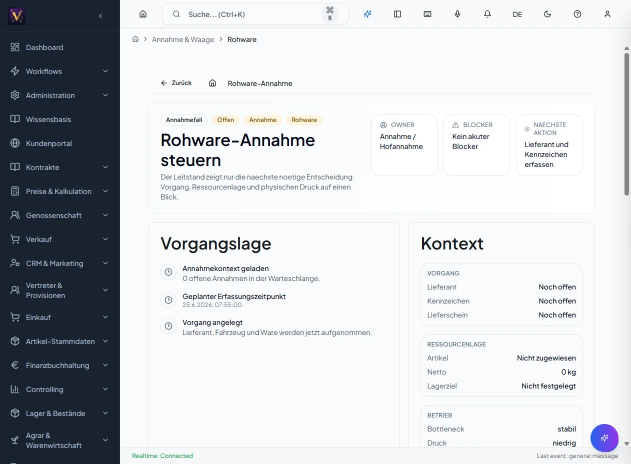
#> input picture 3.0.0/benutzerhandbuch/img/annahme-rohware.webp, 1261 x 928 px (shown at 1/2 size)
$ python -i ocr-pipeline.py   (imports and definitions only)
#> lines starting #> are read from the running program, lines starting #| are printed output that depends on the picture; after the words box and inside, x2 and y2 are one past the last pixel; in counts of white or black regions, pixels touching at a corner belong together
#!/usr/bin/env python3
"""
L3-Masken OCR-Pipeline

Extrahiert Feldnamen und UI-Elemente aus L3-Screenshots mittels Tesseract OCR.
Verwendet image_to_data() für Bounding Boxes und intelligente Feld-Zuordnung.
"""

import sys
from pathlib import Path
from typing import Dict, List, Any, Tuple, Optional
import json

try:
    import pytesseract
    from PIL import Image, ImageEnhance, ImageFilter
    import cv2
    import numpy as np
    DEPS_AVAILABLE = True
except ImportError as e:
    DEPS_AVAILABLE = False
    IMPORT_ERROR = str(e)


class L3MaskOCR:
    """OCR-basierte Feldextraktion aus L3-Screenshots"""

    def __init__(self, tesseract_path: Optional[str] = None):
        """
        Args:
            tesseract_path: Pfad zu tesseract.exe (optional)
        """
        if not DEPS_AVAILABLE:
            raise ImportError(
                f"OCR-Dependencies nicht verfügbar: {IMPORT_ERROR}\n"
                "Installieren Sie: pip install pytesseract pillow opencv-python\n"
                "Tesseract Binary: https://github.com/UB-Mannheim/tesseract/wiki"
            )

        if tesseract_path:
            pytesseract.pytesseract.tesseract_cmd = tesseract_path

        self.confidence_threshold = 60  # Min. OCR-Confidence

    def preprocess_image(self, img: Image.Image) -> Image.Image:
        """
        Preprocessing für bessere OCR-Ergebnisse:
        - Graustufen-Konvertierung
        - Kontrast-Erhöhung
        - Schärfung
        - Rauschreduzierung
        """
        # Convert PIL Image to OpenCV format
        img_cv = cv2.cvtColor(np.array(img), cv2.COLOR_RGB2BGR)
#> img_cv is the input picture: shape (928, 1261, 3); mean B, G, R 209.6, 205.9, 202.5

        # Graustufen
        gray = cv2.cvtColor(img_cv, cv2.COLOR_BGR2GRAY)

        # Kontrast erhöhen (CLAHE)
        clahe = cv2.createCLAHE(clipLimit=2.0, tileGridSize=(8,8))
        enhanced = clahe.apply(gray)
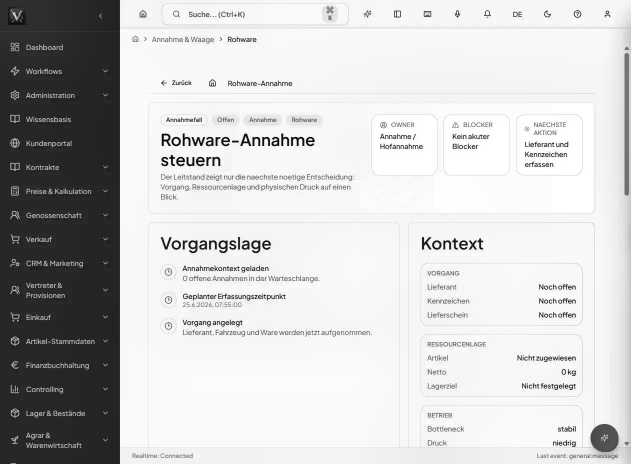
#> enhanced: shape (928, 1261) (shown at 1/2 size); min 1, max 255, mean 202.8

        # Bilateral Filter (Rauschreduzierung, Kanten behalten)
        denoised = cv2.bilateralFilter(enhanced, 9, 75, 75)

        # Schwellwert-Anpassung (Adaptive Thresholding)
        thresh = cv2.adaptiveThreshold(
            denoised, 255,
            cv2.ADAPTIVE_THRESH_GAUSSIAN_C,
            cv2.THRESH_BINARY, 11, 2
        )
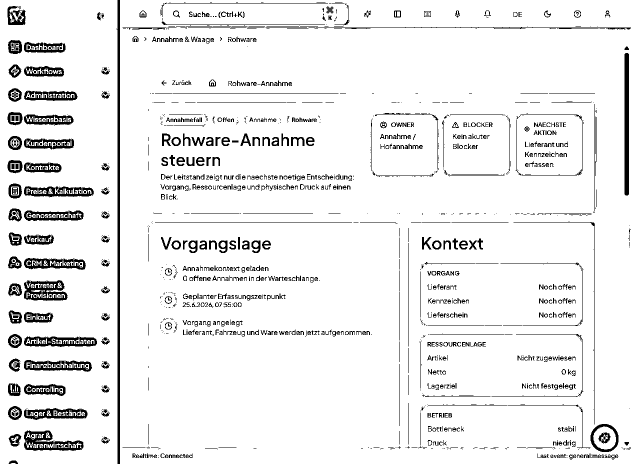
#> thresh: shape (928, 1261) (shown at 1/2 size); 92.8% white; 1505 black regions (738 under 20 px), largest, box (x1, y1, x2, y2) and area: (233, 0, 240, 928) 4643, (1249, 106, 1258, 391) 2553, (48, 861, 167, 902) 2300

        # Convert back to PIL
        return Image.fromarray(thresh)

    # [259 lines left out: functions extract_fields, parse_ui_fields, _find_field_right_of_label, _detect_field_type, _looks_like_date, extract_tabs and 3 more, not called in this run]


# [2 lines not run here, left out]

>>> import cv2
>>> picture = cv2.cvtColor(cv2.imread('../../../../3.0.0/benutzerhandbuch/img/annahme-rohware.webp'), cv2.COLOR_BGR2RGB)
>>> result = L3MaskOCR().preprocess_image(picture)

$ run again, on 3.0.0/benutzerhandbuch/img/einkauf-bestellungen.webp
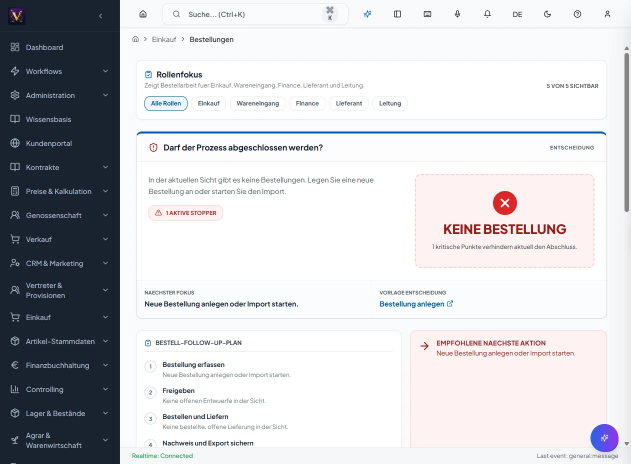
#> input picture 3.0.0/benutzerhandbuch/img/einkauf-bestellungen.webp, 1261 x 928 px (shown at 1/2 size)
#> in preprocess_image, img_cv is the input picture: shape (928, 1261, 3); mean B, G, R 208.8, 205.4, 204.7
#> in preprocess_image, `gray = cv2.cvtColor(img_cv, cv2.COLOR_BGR2GRAY)`:
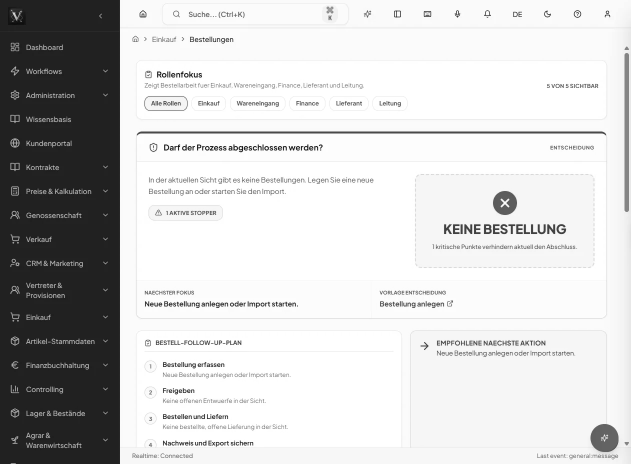
#> gray: shape (928, 1261) (shown at 1/2 size); min 9, max 255, mean 205.7
#> in preprocess_image, `thresh = cv2.adaptiveThreshold( denoised, 255, cv2.ADAPTIVE_THRESH_GAU..`:
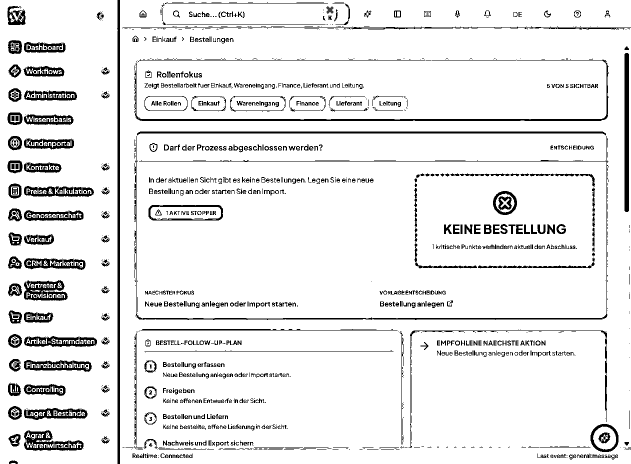
#> thresh: shape (928, 1261) (shown at 1/2 size); 91.3% white; 1498 black regions (685 under 20 px), largest, box (x1, y1, x2, y2) and area: (269, 272, 1217, 640) 4994, (234, 0, 240, 928) 4640, (269, 120, 1217, 242) 4537

$ run again, on 3.0.0/benutzerhandbuch/img/einstieg-dashboard.webp
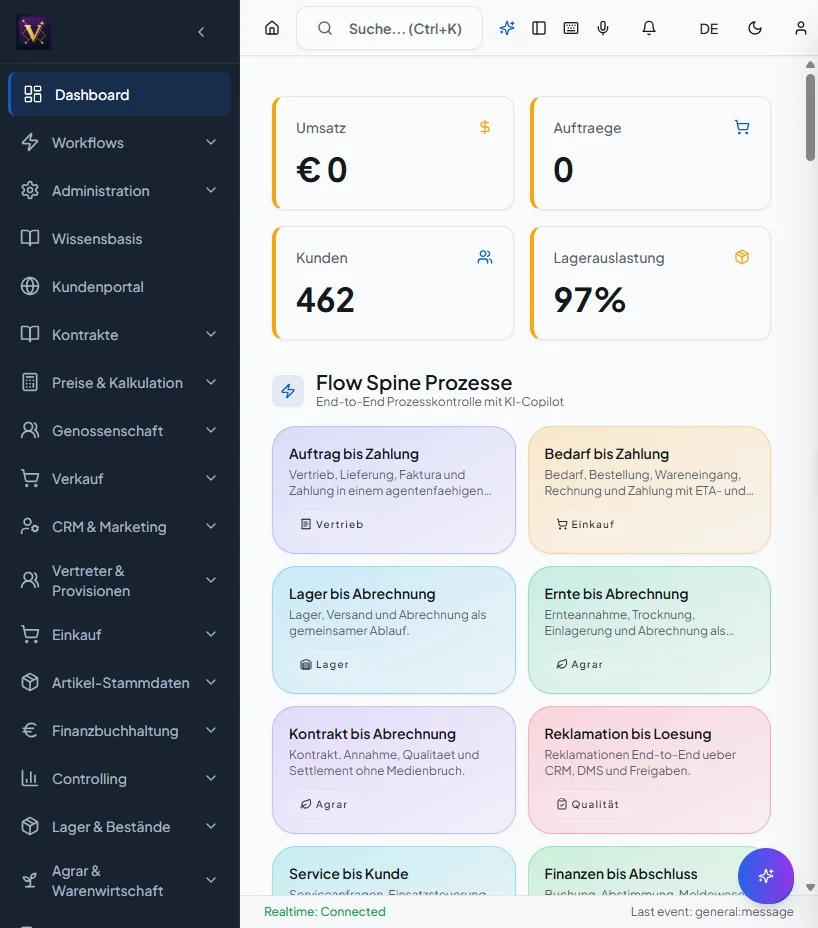
#> input picture 3.0.0/benutzerhandbuch/img/einstieg-dashboard.webp, 818 x 928 px
#> in preprocess_image, img_cv is the input picture: shape (928, 818, 3); mean B, G, R 185, 179.1, 174.6
#> in preprocess_image, `enhanced = clahe.apply(gray)`:
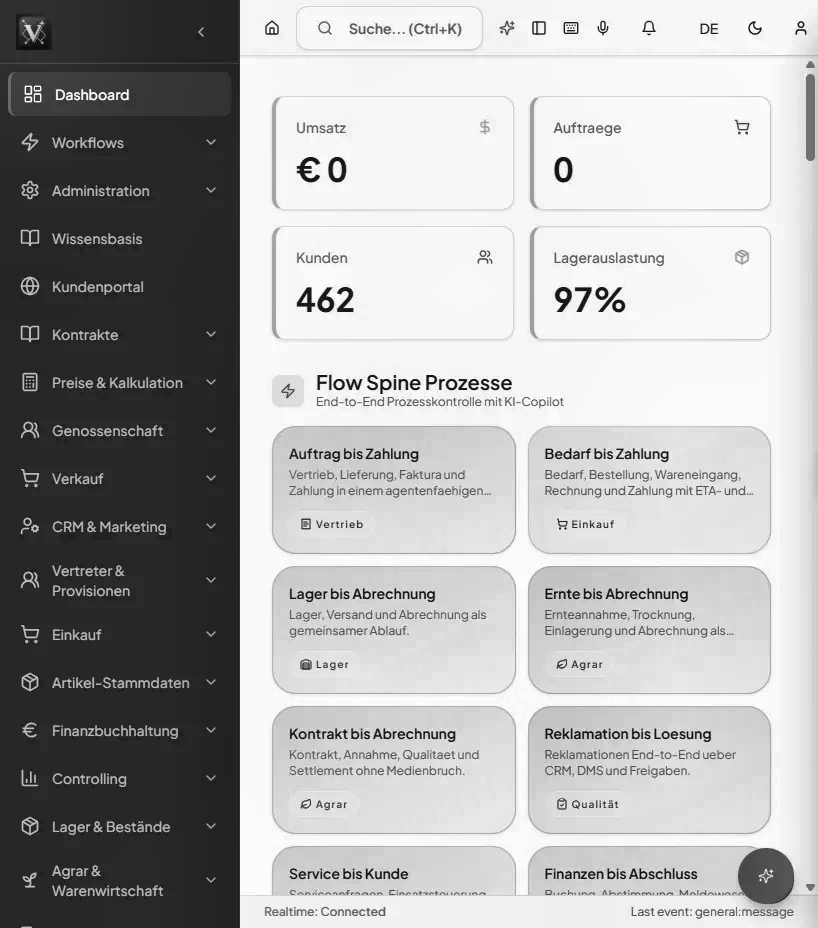
#> enhanced: shape (928, 818); min 8, max 255, mean 173
#> in preprocess_image, `thresh = cv2.adaptiveThreshold( denoised, 255, cv2.ADAPTIVE_THRESH_GAU..`:
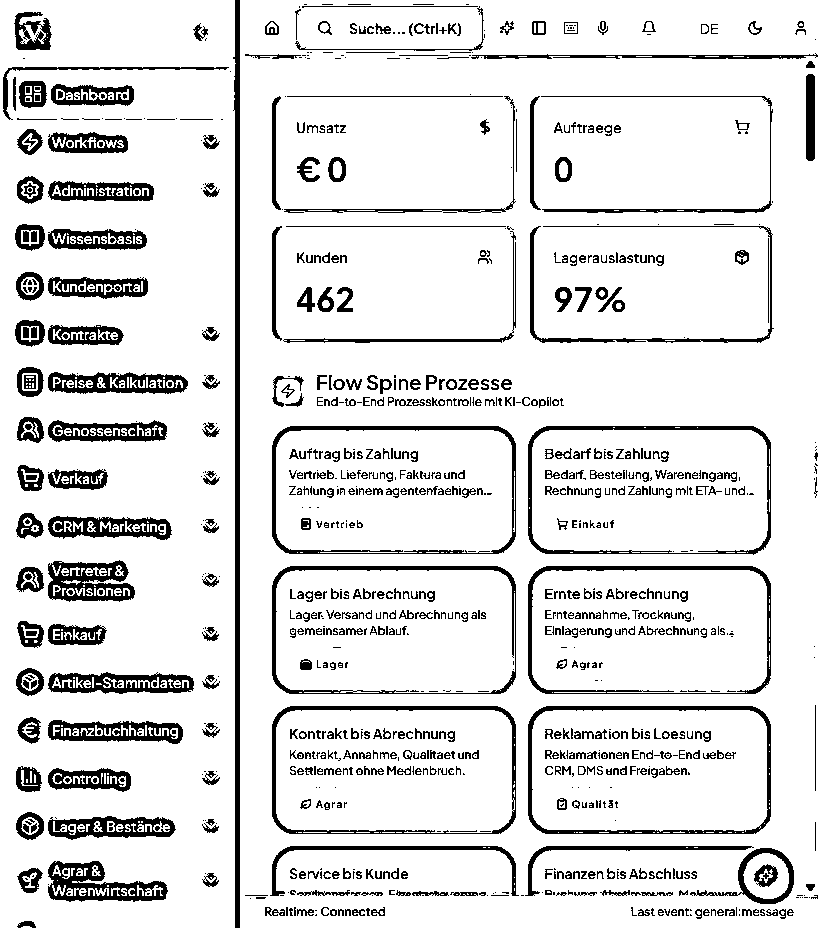
#> thresh: shape (928, 818); 87.9% white; 1097 black regions (466 under 20 px), largest, box (x1, y1, x2, y2) and area: (233, 0, 240, 928) 4670, (528, 706, 771, 834) 2696, (272, 426, 516, 554) 2529

$ run again, on 3.0.0/benutzerhandbuch/img/finanzbuchhaltung-hauptbuch.webp
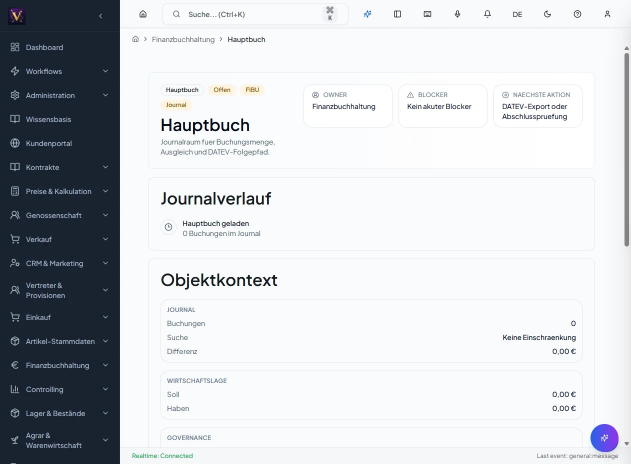
#> input picture 3.0.0/benutzerhandbuch/img/finanzbuchhaltung-hauptbuch.webp, 1261 x 928 px (shown at 1/2 size)
#> in preprocess_image, img_cv is the input picture: shape (928, 1261, 3); mean B, G, R 210.7, 207, 203.7
#> in preprocess_image, `enhanced = clahe.apply(gray)`:
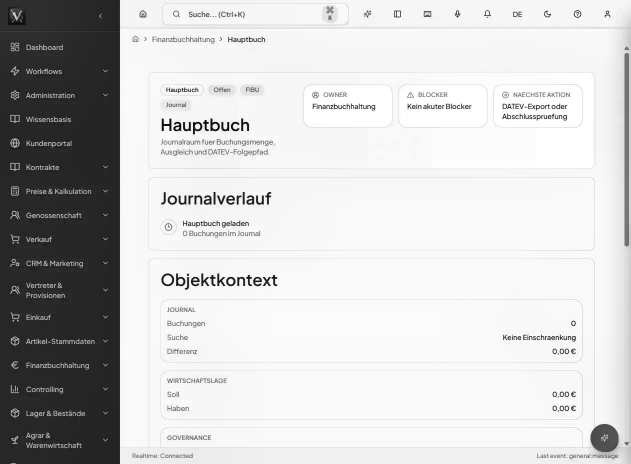
#> enhanced: shape (928, 1261) (shown at 1/2 size); min 1, max 255, mean 204.6
#> in preprocess_image, `thresh = cv2.adaptiveThreshold( denoised, 255, cv2.ADAPTIVE_THRESH_GAU..`:
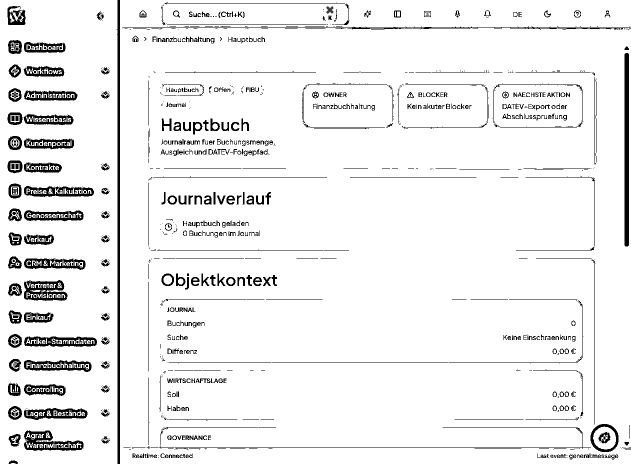
#> thresh: shape (928, 1261) (shown at 1/2 size); 93.3% white; 1116 black regions (570 under 20 px), largest, box (x1, y1, x2, y2) and area: (233, 0, 240, 928) 4643, (1249, 106, 1258, 493) 3471, (48, 861, 167, 902) 2265
